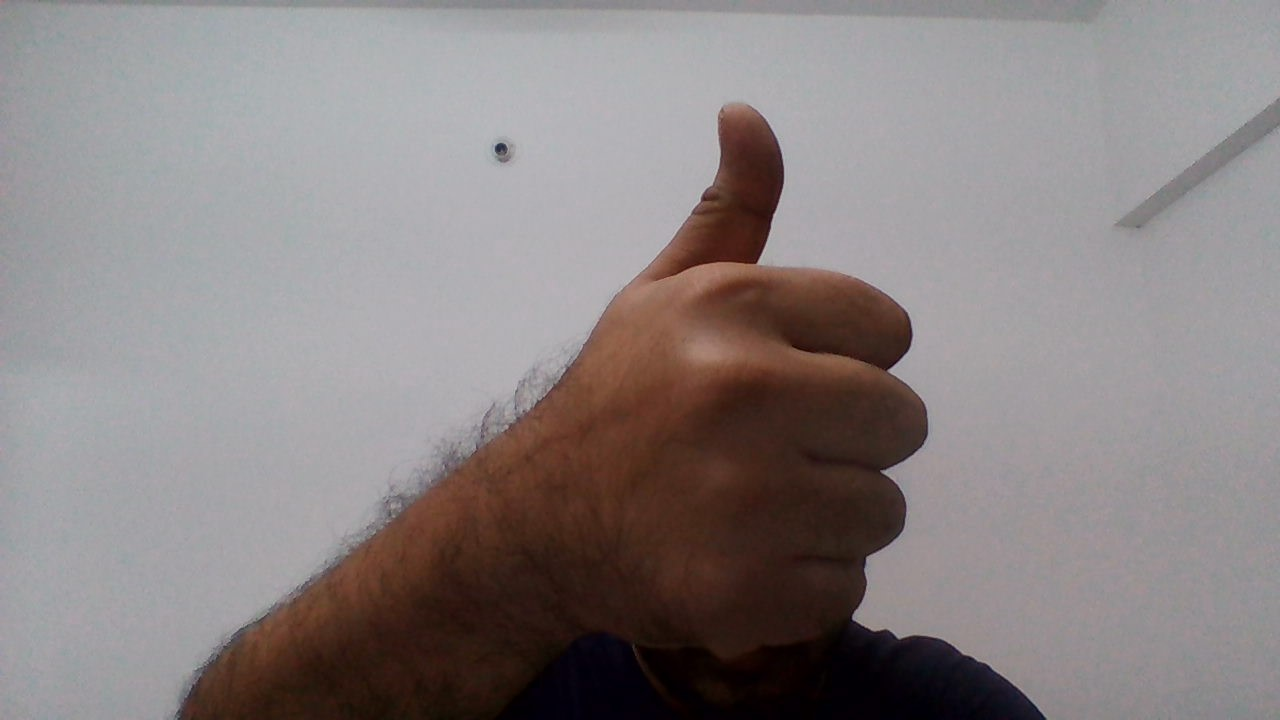
#> input picture thumbs_up1.jpg, 1280 x 720 px
$ jupyter execute open_cv_tutorial_1.ipynb
#> lines starting #> are read from the running program, lines starting #| are printed output that depends on the picture
[cell 1]
import cv2
img1 = cv2.imread('thumbs_up1.jpg')
#> img1 is the input picture: shape (720, 1280, 3); mean B, G, R 130.3, 130.2, 137.7
img2 = cv2.imread('thumbs_up1.jpg', 0)
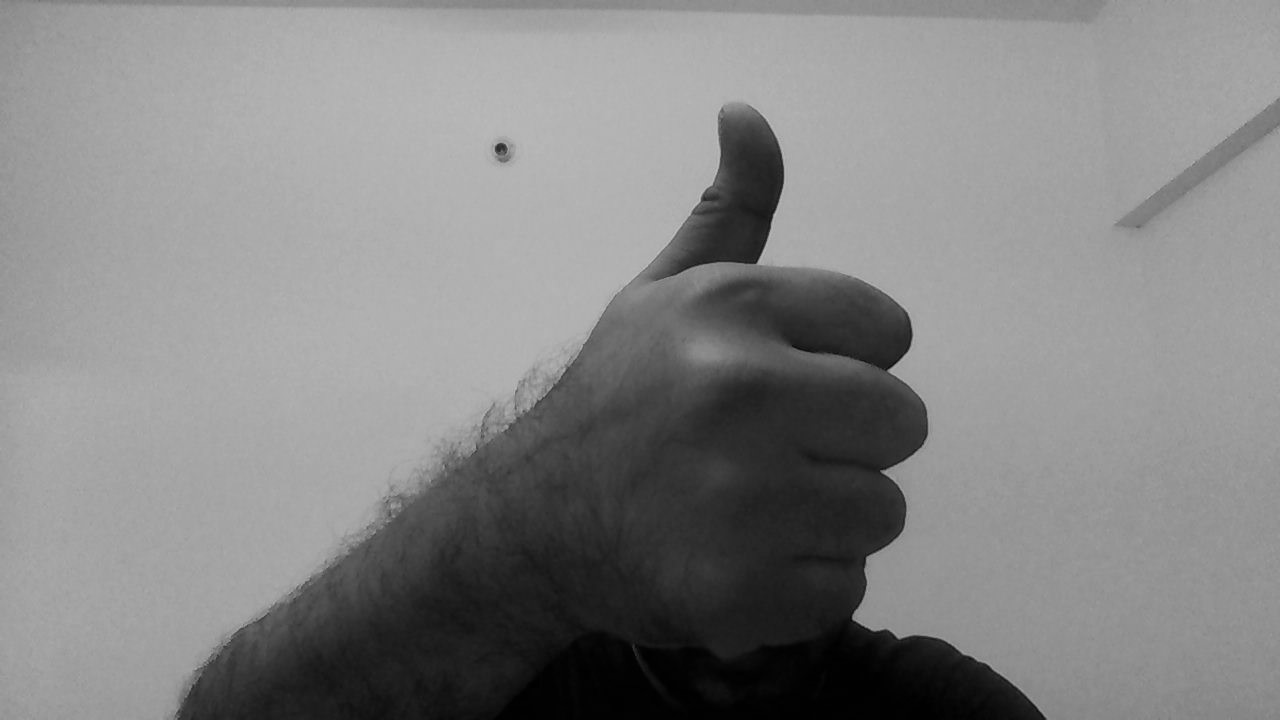
#> img2: shape (720, 1280); min 0, max 196, mean 132.4
img3 = cv2.imread('thumbs_up1.jpg', -1)

[cell 2]
cv2.imshow('first',img1)
cv2.imshow('second',img2)
cv2.imshow('third',img3)
cv2.waitKey(0) #mentioned as 'waitkey' everywhere
cv2.destroyAllWindows()

[cell 3]
cv2.imwrite('thumbs_up1_grey.jpg',img2)
#> Out = True
